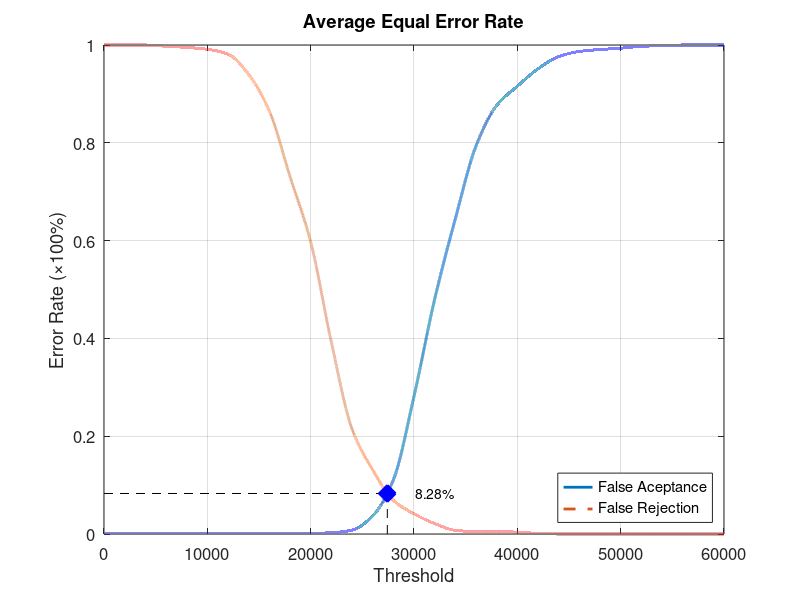
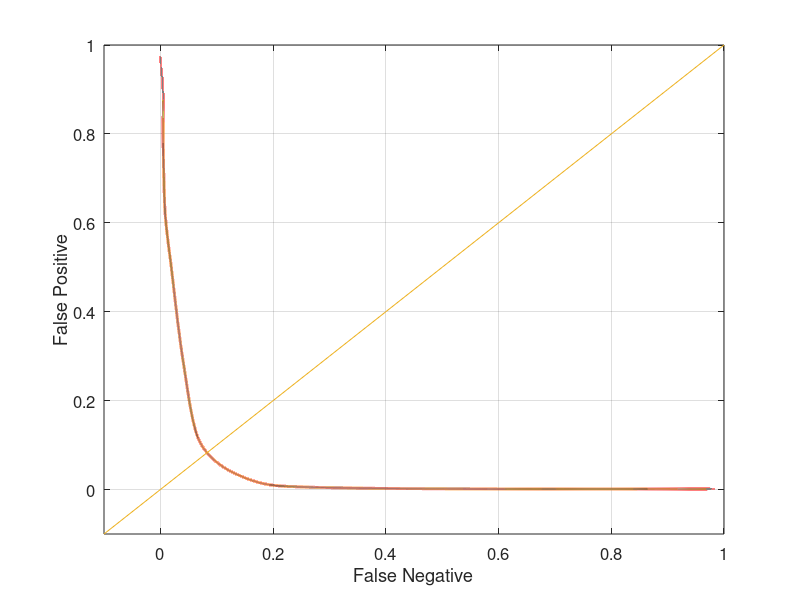

Here is the MATLAB script that generated these plots, in order:
function yEER = Experiment5Average
close all;
clear;
clc;
x = 0:2000:60000;
xq = 0:0.5:60000;

y0 = [0 0.00131579 0.00131579 0.00131579 0.00131579 0.00131579 0.00131579 0.00131579 0.00131579 0.00131579 0.00131579 0.00263158 0.00789474 0.0368421 0.110526 0.281579 0.480263 0.644737 0.793421 0.876316 0.915789 0.951316 0.976316 0.986842 0.990789 0.993421 0.997368 0.998684 1 1 1];
yy0 = interp1(x, y0, xq, 'pchip');
y1 = [1 1 1 0.9975 0.995 0.99125 0.98125 0.94 0.865 0.73125 0.5975 0.3925 0.215 0.13125 0.06875 0.04125 0.02125 0.0075 0.005 0.005 0.00375 0.00125 0 0 0 0 0 0 0 0 0];
yy1 = interp1(x, y1, xq, 'pchip');

% Calculating EER: 
y2 = abs(y0 - y1);
find(y2 == min(y2))
yy2 = abs(yy0 - yy1);
xEER = find(yy2 == min(yy2));
xEERIndex = xq(xEER) % X-axis EER
yEER = yy0(xEER) % Y-axis EER

main = figure
plot(xq, yy0,'-','LineWidth', 2);	hold on
plot(xq, yy1,'--','LineWidth', 2);	hold on
plot([xEERIndex xEERIndex], [0 yEER], 'k--');	hold on
plot([0 xEERIndex], [yEER yEER], 'k--');	hold on
plot(xEERIndex, yEER, 'bx', 'LineWidth', 10);	hold on
text(xEERIndex + 10 * xEERIndex / 100, yEER, [num2str(round((10000 * yEER)) / 100) '%'])
legend('False Aceptance', 'False Rejection', 'Location', 'SouthEast')
xlabel('Threshold')
ylabel('Error Rate (\times100%)')
title('Average Equal Error Rate')
set(gca, 'FontSize', 12)
axis([0 60000 0 1])
grid on

print(main, 'Experiment5AverageMain', '-dpng');
FNRxFPR = figure('Color', [1 1 1]);
plot(yy1, yy0, '-', yy1, yy0, 'LineWidth', 2);
hold on
y = -0.1:0.1:1
plot(y, y); 
set(gca, 'FontSize', 12)
xlabel('False Negative')
ylabel('False Positive')
axis([-0.1 1 -0.1 1])
set(gca, 'FontSize', 12)
grid on

print(FNRxFPR, 'Experiment5AverageFNRxFPR','-dpng');
end
